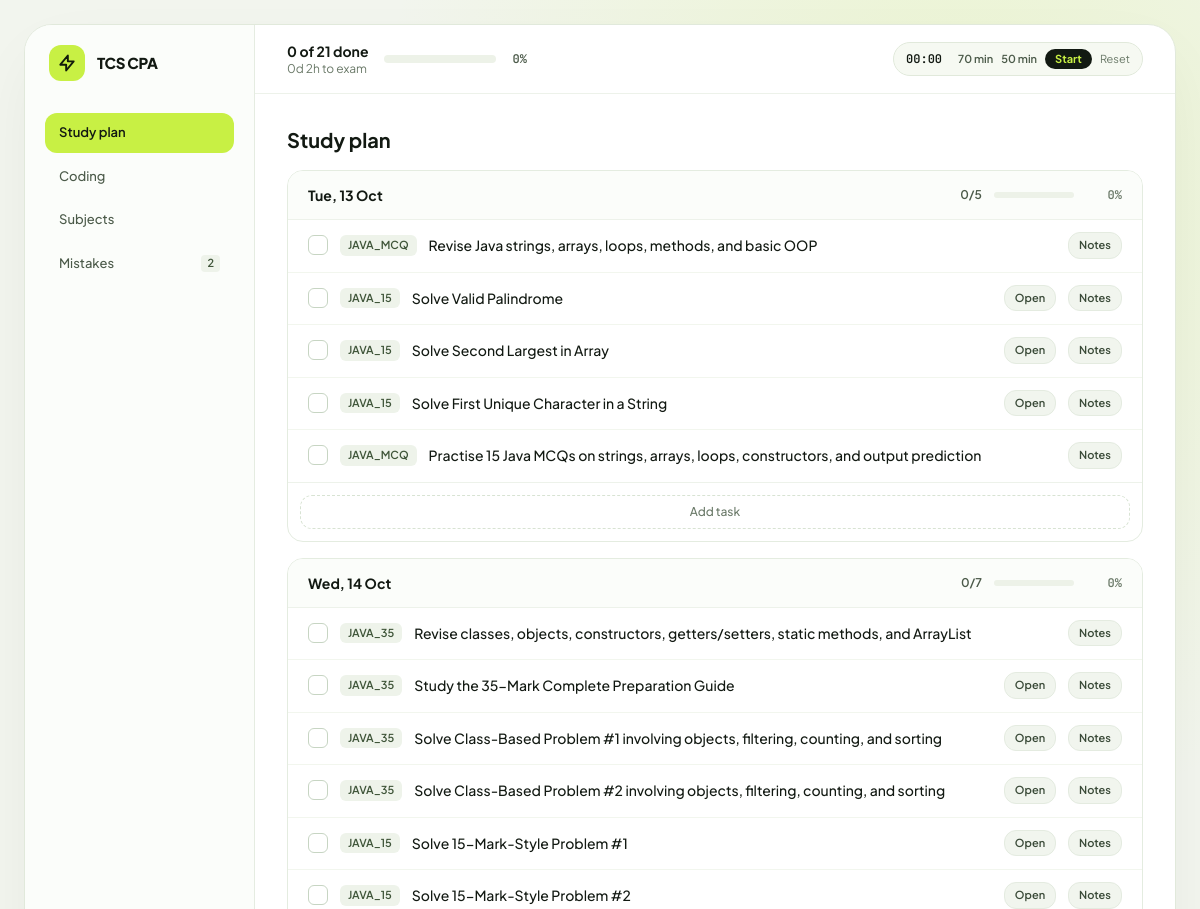
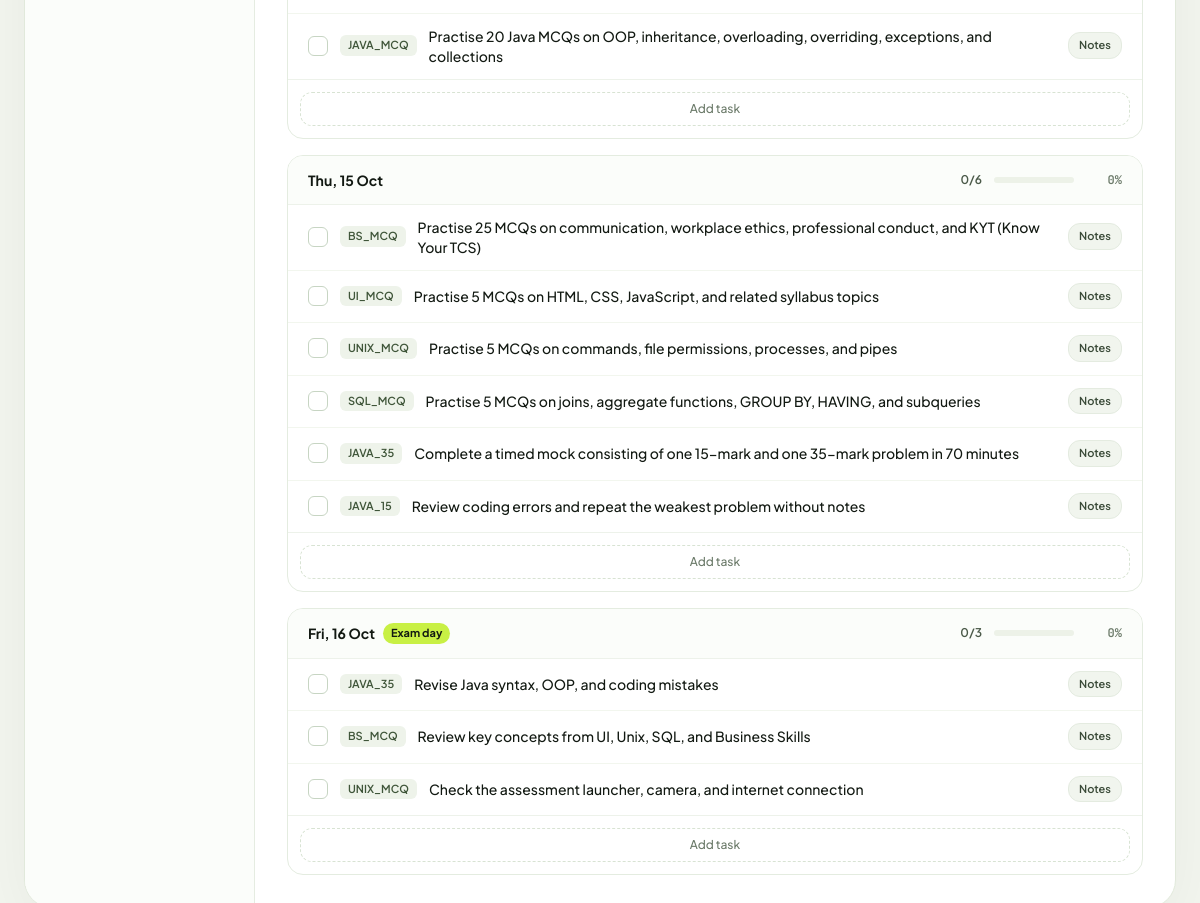
The page / on the database its author committed (2 pictures, top to bottom).
### tracker/models.py (models this page shows, shortened)
class StudyDay(models.Model):
    date = models.DateField(unique=True)
    title = models.CharField(max_length=200)
    focus_summary = models.TextField()
    class Meta:
        ordering = ['date']
    @property
    def total_tasks(self):
        return self.tasks.count()
    @property
    def completed_tasks(self):
        return self.tasks.filter(is_completed=True).count()
    @property
    def progress_pct(self):
        total = self.total_tasks
        if total == 0:
            return 0
        return round((self.completed_tasks / total) * 100)

class Task(models.Model):
    day = models.ForeignKey(StudyDay, on_delete=models.CASCADE, related_name='tasks')
    subject = models.ForeignKey(Subject, on_delete=models.CASCADE, related_name='tasks')
    title = models.CharField(max_length=300)
    resource_url = models.URLField(blank=True, null=True)
    resource_label = models.CharField(max_length=100, blank=True)
    is_completed = models.BooleanField(default=False)
    notes = models.TextField(blank=True)
    order = models.PositiveIntegerField(default=0)
    class Meta:
        ordering = ['order', 'id']

class Subject(models.Model):
    SECTION_MCQ = 'MCQ'
    SECTION_CODING = 'CODING'
    SECTION_CHOICES = [
        (SECTION_MCQ, 'MCQ Section (50 Marks / 50 Mins)'),
        (SECTION_CODING, 'Coding Section (50 Marks / 70 Mins)'),
    ]
    code = models.CharField(max_length=20, unique=True)
    name = models.CharField(max_length=120)
    section_type = models.CharField(max_length=10, choices=SECTION_CHOICES)
    marks = models.PositiveIntegerField()
    questions_count = models.PositiveIntegerField()
    time_info = models.CharField(max_length=80)
    class Meta:
        ordering = ['section_type', 'code']
    @property
    def total_tasks(self):
        return self.tasks.count()
    @property
    def completed_tasks(self):
        return self.tasks.filter(is_completed=True).count()
    @property
    def progress_pct(self):
        total = self.total_tasks
        if total == 0:
            return 0
        return round((self.completed_tasks / total) * 100)

### tracker/views.py (the view)
# urls.py: path('', views.dashboard, name='dashboard'),
def dashboard(request):
    study_days = StudyDay.objects.prefetch_related(
        'tasks__subject', 'coding_practices'
    ).all()
    subjects = Subject.objects.prefetch_related('tasks').all()
    coding_practices = CodingPractice.objects.select_related('day').all()
    mistakes = MistakeLog.objects.select_related('subject').all()
    stats = _compute_stats()
    mcq_subjects = subjects.filter(section_type=Subject.SECTION_MCQ)
    coding_subjects = subjects.filter(section_type=Subject.SECTION_CODING)
    context = {
        'study_days': study_days,
        'subjects': subjects,
        'mcq_subjects': mcq_subjects,
        'coding_subjects': coding_subjects,
        'coding_practices': coding_practices,
        'mistakes': mistakes,
        'stats': stats,
        'all_subjects': subjects,  # for forms
    }
    return render(request, 'tracker/dashboard.html', context)

### tracker/views.py (called while the page is built)
def _compute_stats():
    all_tasks = Task.objects.all()
    total = all_tasks.count()
    completed = all_tasks.filter(is_completed=True).count()
    pct = round((completed / total) * 100) if total else 0
    return {'total': total, 'completed': completed, 'pending': total - completed, 'pct': pct}

### tracker/templates/tracker/dashboard.html (shortened to what this page needs)
<!DOCTYPE html>
<html lang="en">
<head>
  <script src="https://cdn.tailwindcss.com"></script>
</head>
<body class="min-h-screen p-2 sm:p-4 lg:p-6 antialiased selection:bg-[#c8f044]">
<div class="max-w-[1280px] mx-auto min-h-[92vh] rounded-[28px] bg-white border border-[#e1e9db] shadow-[0_24px_70px_-15px_rgba(20,35,20,0.07)] flex flex-col lg:flex-row overflow-hidden">
  <aside class="w-full lg:w-[230px] bg-[#fbfdfa] border-b lg:border-b-0 lg:border-r border-[#e5ece1] p-4 lg:p-5 flex-shrink-0">
    <div class="flex items-center gap-3 mb-4 lg:mb-8 px-1">
      <div class="w-9 h-9 rounded-xl bg-[#c8f044] flex items-center justify-center">
        <svg class="w-5 h-5 text-[#121c0b]" fill="none" stroke="currentColor" viewBox="0 0 24 24">
          <path stroke-linecap="round" stroke-linejoin="round" stroke-width="2.3" d="M13 10V3L4 14h7v7l9-11h-7z"/>
        </svg>
      </div>
      <div class="text-[15px] font-extrabold tracking-tight">TCS CPA</div>
    </div>
    <nav class="flex lg:flex-col gap-1 overflow-x-auto" id="nav-group">
      <button class="nav-item active" data-view="daily" onclick="switchView('daily')">
        <span>Study plan</span>
      </button>
      <button class="nav-item" data-view="coding" onclick="switchView('coding')">
        <span>Coding</span>
      </button>
      <button class="nav-item" data-view="syllabus" onclick="switchView('syllabus')">
        <span>Subjects</span>
      </button>
      <button class="nav-item" data-view="mistakes" onclick="switchView('mistakes')">
        <span>Mistakes</span>
        <span class="text-[11px] font-semibold px-1.5 rounded bg-[#eef3ea] text-[#3f5539]" id="sidebar-mistakes-count">{{ mistakes|length }}</span>
      </button>
    </nav>
  </aside>
  <main class="flex-1 min-w-0">
    <header class="px-5 sm:px-8 py-4 border-b border-[#edf2ea] flex flex-wrap items-center justify-between gap-4">
      <div class="flex items-center gap-4 min-w-[220px]">
        <div>
          <div class="text-sm font-bold">
            <span id="kpi-done">{{ stats.completed }}</span> of <span id="kpi-total">{{ stats.total }}</span> done
          </div>
          <div class="text-xs text-[#6b7a69]" id="exam-countdown"></div>
        </div>
        <div class="w-28 bg-[#edf2e8] h-2 rounded-full overflow-hidden">
        </div>
        <span class="text-xs font-mono font-semibold text-[#4b5a49]" id="kpi-pct">{{ stats.pct }}%</span>
      </div>
      <div class="flex items-center gap-2 px-3 py-1.5 rounded-full bg-[#f6f9f2] border border-[#e1e9db]">
        <span class="font-mono text-xs font-semibold w-11" id="timer-display">00:00</span>
        <button onclick="setTimer(70*60)" class="text-[11px] font-semibold text-[#4b5a49] hover:text-black">70 min</button>
        <button onclick="setTimer(50*60)" class="text-[11px] font-semibold text-[#4b5a49] hover:text-black">50 min</button>
        <button onclick="toggleTimer()" id="btn-start-pause" class="px-2.5 py-0.5 rounded-full text-[11px] font-bold bg-[#121912] text-[#c8f044]">Start</button>
        <button onclick="resetTimer()" class="text-[11px] text-[#6b7a69] hover:text-black">Reset</button>
      </div>
    </header>
    <div class="px-5 sm:px-8 py-8 space-y-6">
      <section id="view-daily" class="space-y-4">
        <h1 class="text-xl font-bold">Study plan</h1>
        {% for day in study_days %}
        <div class="rounded-2xl border border-[#e4ece0] overflow-hidden" id="day-card-{{ day.id }}">
          <div class="px-5 py-3.5 bg-[#fbfdfa] border-b border-[#edf2ea] flex flex-wrap items-center justify-between gap-3">
            <div class="flex items-center gap-2">
              <span class="text-sm font-bold">{{ day.date|date:"D, d M" }}</span>
              {% if day.date|date:"Y-m-d" == "2026-10-16" %}
              <span class="text-[11px] px-2 py-0.5 rounded-full font-bold bg-[#c8f044]">Exam day</span>
              {% endif %}
            </div>
            <div class="flex items-center gap-3">
              <span class="text-xs font-semibold text-[#4b5a49]">
                <span id="day-done-{{ day.id }}">{{ day.completed_tasks }}</span>/<span id="day-total-{{ day.id }}">{{ day.total_tasks }}</span>
              </span>
              <div class="w-20 bg-[#edf2e8] h-1.5 rounded-full overflow-hidden">
              </div>
              <span class="text-xs font-mono font-semibold text-[#6b7a69] w-9 text-right" id="day-pct-{{ day.id }}">{{ day.progress_pct }}%</span>
            </div>
          </div>
          <div class="divide-y divide-[#f2f6ee]" id="day-tasks-{{ day.id }}">
            {% for task in day.tasks.all %}
            <div class="task-row px-5 py-3 flex items-center gap-3 hover:bg-[#f9fbf7] {% if task.is_completed %}completed{% endif %}"
                 id="task-row-{{ task.id }}" data-task-id="{{ task.id }}">
              <input type="checkbox" class="custom-checkbox" id="cb-{{ task.id }}"
                     onchange="toggleTask({{ task.id }}, this)" aria-label="Mark done" />
              <span class="tag">{{ task.subject.code }}</span>
              <span class="task-title flex-1 min-w-0 text-sm font-medium">{{ task.title }}</span>
              {% if task.resource_url %}
              <a href="{{ task.resource_url }}" target="_blank" rel="noopener noreferrer" class="btn btn-soft !py-1 !px-2.5 !text-[11px]">Open</a>
              {% endif %}
              <button onclick="toggleDrawer('notes-drawer-{{ task.id }}')" class="btn btn-soft !py-1 !px-2.5 !text-[11px]">Notes</button>
            </div>
            {% endfor %}
          </div>
          <div class="p-3 border-t border-[#edf2ea]">
            <button onclick="openAddTaskModal({{ day.id }})"
                    class="w-full py-2 rounded-xl text-xs font-medium text-[#6b7a69] hover:text-black border border-dashed border-[#d8e3d3] hover:bg-[#f6faf3] transition-colors">
              Add task
            </button>
          </div>
        </div>
        {% endfor %}
      </section>
    </div>
  </main>
</div>
</body>
</html>

### tracker/templates/tracker/dashboard.html (style rules this page uses)
:root { --ink: #121912; --lime: #c8f044; --line: #e4ebe0; --muted: #6b7a69; --canvas: #f2f5ee; }
body { background-color: var(--canvas); background-image: radial-gradient(ellipse 70% 50% at 80% 10%, rgba(200, 240, 68, 0.18), transparent 70%); background-attachment: fixed; color: var(--ink); }
.nav-item { display: flex; align-items: center; justify-content: space-between; gap: 8px; width: 100%; padding: 10px 14px; border-radius: 12px; font-size: 13px; font-weight: 500; color: #4b5a49; white-space: nowrap; transition: background-color 0.15s ease, color 0.15s ease; }
.nav-item.active { background: var(--lime); color: var(--ink); font-weight: 600; }
.custom-checkbox { appearance: none; width: 20px; height: 20px; border-radius: 6px; border: 1.5px solid #c7d5c3; background: #fff; cursor: pointer; flex-shrink: 0; position: relative; transition: background-color 0.15s ease, border-color 0.15s ease; }
.tag { font-size: 11px; font-weight: 600; padding: 2px 8px; border-radius: 6px; background: #eef3ea; color: #3f5539; white-space: nowrap; }
.btn { font-size: 12px; font-weight: 600; padding: 8px 14px; border-radius: 12px; transition: background-color 0.15s ease; }
.btn-soft { background: #f1f5ee; color: #3a4a38; border: 1px solid var(--line); }

### rows shown on the page
StudyDay: date "Tue, 13 Oct", completed_tasks "0", total_tasks "5", progress_pct "0"
Task: subject.code "JAVA_MCQ", title "Revise Java strings, arrays, loops, methods, and basic OOP"
Task: subject.code "JAVA_15", title "Solve Valid Palindrome"
Task: subject.code "JAVA_15", title "Solve Second Largest in Array"
Task: subject.code "JAVA_15", title "Solve First Unique Character in a String"
Task: subject.code "JAVA_MCQ", title "Practise 15 Java MCQs on strings, arrays, loops, constructors, and output prediction"
StudyDay: date "Wed, 14 Oct", completed_tasks "0", total_tasks "7", progress_pct "0"
Task: subject.code "JAVA_35", title "Revise classes, objects, constructors, getters/setters, static methods, and ArrayList"
Task: subject.code "JAVA_35", title "Study the 35-Mark Complete Preparation Guide"
Task: subject.code "JAVA_35", title "Solve Class-Based Problem #1 involving objects, filtering, counting, and sorting"
Task: subject.code "JAVA_35", title "Solve Class-Based Problem #2 involving objects, filtering, counting, and sorting"
Task: subject.code "JAVA_15", title "Solve 15-Mark-Style Problem #1"
Task: subject.code "JAVA_15", title "Solve 15-Mark-Style Problem #2"
Task: subject.code "JAVA_MCQ", title "Practise 20 Java MCQs on OOP, inheritance, overloading, overriding, exceptions, and collections"
StudyDay: date "Thu, 15 Oct", completed_tasks "0", total_tasks "6", progress_pct "0"
Task: subject.code "BS_MCQ", title "Practise 25 MCQs on communication, workplace ethics, professional conduct, and KYT (Know Your TCS)"
Task: subject.code "UI_MCQ", title "Practise 5 MCQs on HTML, CSS, JavaScript, and related syllabus topics"
Task: subject.code "UNIX_MCQ", title "Practise 5 MCQs on commands, file permissions, processes, and pipes"
Task: subject.code "SQL_MCQ", title "Practise 5 MCQs on joins, aggregate functions, GROUP BY, HAVING, and subqueries"
Task: subject.code "JAVA_35", title "Complete a timed mock consisting of one 15-mark and one 35-mark problem in 70 minutes"
Task: subject.code "JAVA_15", title "Review coding errors and repeat the weakest problem without notes"
StudyDay: date "Fri, 16 Oct", shows "Exam day", completed_tasks "0", total_tasks "3", progress_pct "0"
Task: subject.code "JAVA_35", title "Revise Java syntax, OOP, and coding mistakes"
Task: subject.code "BS_MCQ", title "Review key concepts from UI, Unix, SQL, and Business Skills"
Task: subject.code "UNIX_MCQ", title "Check the assessment launcher, camera, and internet connection"

### other values the page prints
{{ mistakes|length }} "2"
{{ stats.completed }} "0"
{{ stats.total }} "21"
{{ stats.pct }} "0"
